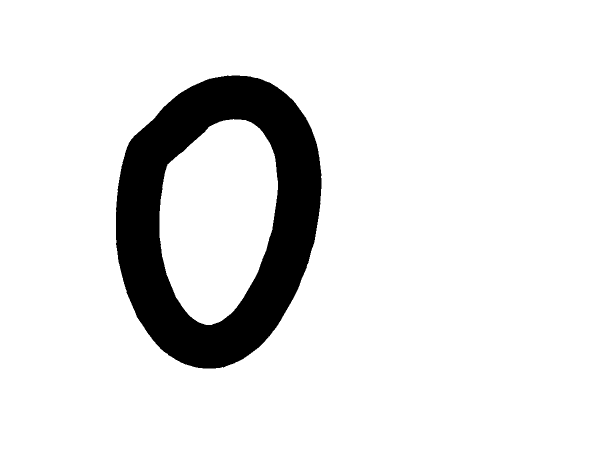
#> input picture Img/img001-001.png, 1200 x 900 px (shown at 1/2 size); its folder holds only this picture in this run
$ jupyter execute --allow-errors main.ipynb
#> lines starting #> are read from the running program, lines starting #| are printed output that depends on the picture; after the words box and inside, x2 and y2 are one past the last pixel; in counts of white or black regions, pixels touching at a corner belong together
### Importing Libraries

[cell 1]
import pandas as pd
import glob
import cv2
import numpy as np
from sklearn.model_selection import train_test_split
from sklearn.svm import SVC
from sklearn.preprocessing import LabelEncoder
import matplotlib.pyplot as plt
import seaborn as sns

### Set path for images and the CSV file and load the .CSV file

[cell 2]
image_paths = glob.glob(r'C:\Users\ABHI\CodeAlpha Projects\handwritten\img\*')  # Path for images
df = pd.read_csv("english.csv")   #CSV file
#> (reads english.csv from the repository)
print(df.head())

### Sorting image paths and list labels

[cell 3]
image_paths = sorted(image_paths)
labels = df['label'].tolist()

### Load, Read and preprocess images

[cell 4]
image_size = (32, 32)  #Resize to 32x32px
images = []
for path in image_paths:
    img = cv2.imread(path, cv2.IMREAD_GRAYSCALE)
#> img: shape (900, 1200); 89.4% white; 1 black region, box (x1, y1, x2, y2) and area: (232, 151, 643, 737) 114444
    if img is not None:
        img_resized = cv2.resize(img, image_size)
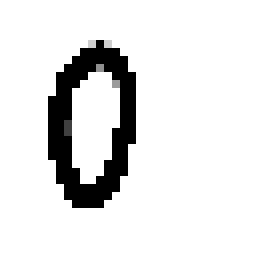
#> img_resized: shape (32, 32) (shown 8 times larger); min 0, max 255, mean 226.9
        images.append(img_resized.flatten())
    else:
        print(f"Image not found or invalid: {path}")

### Images and labels to numpy arrays

[cell 5]
X = np.array(images)
y = np.array(labels)
print(X,y)
#> (printed output is left out)
